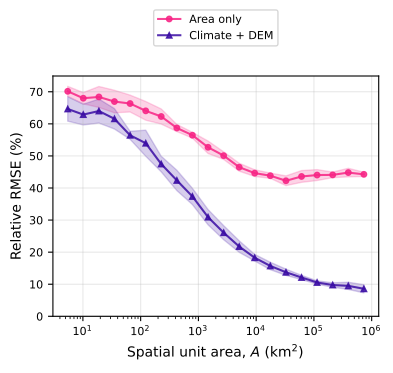

Write the Python code that produced this figure.
"""Plot EVA scale-binned relative RMSE for area-only and ClimateDEM models."""
from __future__ import annotations

import os
from pathlib import Path

import matplotlib
import numpy as np
import pandas as pd
import torch

matplotlib.use("Agg")
import matplotlib.pyplot as plt

from muscari.muscari import MuScaRi
from muscari.utils import add_effort_columns


ROOT = Path(__file__).parents[2]
SBCV_DATASET_ID = "ceacce0"
SBCV_DATA_DIR = ROOT / "data/processed/training_samples/sbcv" / SBCV_DATASET_ID
ARTIFACT_ROOT = ROOT / "scripts/results/benchmark/artifacts"
OUTPUT_DIR = Path(__file__).parent
FIGURE_PATH = OUTPUT_DIR / "figure_4.pdf"
CSV_PATH = OUTPUT_DIR / "figure_4_relative_rmse_by_area.csv"

DEVICE = os.environ.get("MUSCARI_FIGURE4_DEVICE", "cpu")
FOLD_IDS = range(5)
N_AREA_BINS = 20
MIN_AREA_KM2 = 4.0
MAX_AREA_KM2 = 1e6
LOG_AREA_EDGES = np.linspace(
    np.log(MIN_AREA_KM2 * 1e6),
    np.log(MAX_AREA_KM2 * 1e6),
    N_AREA_BINS + 1,
)

MODEL_SPECS = [
    {
        "name": "MuScaRi_Area",
        "label": "Area only",
        "config_hash": "ac733d9bd2f6",
        "color": "#f72585",
        "marker": "o",
    },
    {
        "name": "MuScaRi_ClimateDEM",
        "label": "Climate + DEM",
        "config_hash": "dae0789a3c87",
        "color": "#3a0ca3",
        "marker": "^",
    },
]


def unique_columns(columns: list[str]) -> list[str]:
    return list(dict.fromkeys(columns))


def load_fold_model(run_dir: Path, fold_id: int) -> tuple[MuScaRi, str]:
    checkpoint_path = run_dir / f"fold_{fold_id}.pth"
    if not checkpoint_path.exists():
        raise FileNotFoundError(f"Missing checkpoint: {checkpoint_path}")
    checkpoint = torch.load(checkpoint_path, map_location="cpu", weights_only=False)
    config = checkpoint["config"]
    return MuScaRi.initialize(checkpoint, device=DEVICE), config.effort_transform


def prepare_fold_data(path: Path, feature_names: list[str], effort_transform: str) -> pd.DataFrame:
    if not path.exists():
        raise FileNotFoundError(f"Missing EVA test fold: {path}")
    raw_features = [
        name
        for name in feature_names
        if name not in {"log_sp_unit_area", "log_observed_area"}
    ]
    columns = unique_columns(["sr", "sp_unit_area", "observed_area"] + raw_features)
    df = pd.read_parquet(path, columns=columns)
    df = add_effort_columns(df, effort_transform)
    df = df.replace([np.inf, -np.inf], np.nan)
    required = unique_columns(
        ["sr", "sp_unit_area", "observed_area", "log_sp_unit_area", "log_observed_area"]
        + feature_names
    )
    return df.dropna(subset=required).copy()


def relative_rmse(y_true: np.ndarray, y_pred: np.ndarray) -> tuple[float, float, float]:
    rmse = float(np.sqrt(np.mean((y_pred - y_true) ** 2)))
    mean_sr = float(np.mean(y_true))
    return rmse, mean_sr, 100.0 * rmse / mean_sr


def evaluate_model_bins(spec: dict) -> list[dict]:
    run_dir = ARTIFACT_ROOT / spec["name"] / spec["config_hash"]
    rows = []
    for fold_id in FOLD_IDS:
        model, effort_transform = load_fold_model(run_dir, fold_id)
        fold_path = SBCV_DATA_DIR / f"fold_{fold_id}_test.parquet"
        df = prepare_fold_data(
            fold_path,
            model.feature_names,
            effort_transform=effort_transform,
        )
        df["prediction"] = model.predict_sr(df).reshape(-1)
        df["area_bin"] = pd.cut(
            df["log_sp_unit_area"],
            bins=LOG_AREA_EDGES,
            labels=False,
            include_lowest=True,
        )
        if df["area_bin"].isna().any():
            missing = int(df["area_bin"].isna().sum())
            raise ValueError(f"{missing} rows fell outside the configured area bins.")

        grouped = df.groupby("area_bin", sort=True, observed=False)
        for area_bin, group in grouped:
            y_true = group["sr"].to_numpy(dtype=float)
            y_pred = group["prediction"].to_numpy(dtype=float)
            rmse, mean_sr, rel_rmse_pct = relative_rmse(y_true, y_pred)
            bin_idx = int(area_bin)
            rows.append(
                {
                    "dataset_id": SBCV_DATASET_ID,
                    "model_name": spec["name"],
                    "model_label": spec["label"],
                    "config_hash": spec["config_hash"],
                    "fold": fold_id,
                    "area_bin": bin_idx,
                    "bin_left_km2": float(np.exp(LOG_AREA_EDGES[bin_idx]) / 1e6),
                    "bin_right_km2": float(np.exp(LOG_AREA_EDGES[bin_idx + 1]) / 1e6),
                    "area_center_km2": float(np.exp(group["log_sp_unit_area"].mean()) / 1e6),
                    "n_samples": int(len(group)),
                    "mean_sr": mean_sr,
                    "rmse": rmse,
                    "relative_rmse": rel_rmse_pct / 100.0,
                    "relative_rmse_percent": rel_rmse_pct,
                }
            )
    return rows


def summarize_for_plot(results: pd.DataFrame) -> pd.DataFrame:
    grouped = results.groupby(["model_name", "model_label", "area_bin"], sort=True)
    summary = grouped.agg(
        area_center_km2=("area_center_km2", "mean"),
        relative_rmse_percent_mean=("relative_rmse_percent", "mean"),
        relative_rmse_percent_std=("relative_rmse_percent", "std"),
    )
    return summary.reset_index()


def plot_results(results: pd.DataFrame) -> None:
    summary = summarize_for_plot(results)
    fig, ax = plt.subplots(figsize=(4, 4))

    for spec in MODEL_SPECS:
        data = summary[summary["model_name"] == spec["name"]].sort_values("area_bin")
        y = data["relative_rmse_percent_mean"].to_numpy(dtype=float)
        y_std = data["relative_rmse_percent_std"].to_numpy(dtype=float)
        x = data["area_center_km2"].to_numpy(dtype=float)

        ax.plot(
            x,
            y,
            marker=spec["marker"],
            markersize=4,
            linestyle="-",
            color=spec["color"],
            label=spec["label"],
            alpha=0.85,
        )
        ax.fill_between(
            x,
            np.maximum(y - y_std, 1e-9),
            y + y_std,
            alpha=0.2,
            color=spec["color"],
        )

    ax.set_xscale("log")
    ax.set_ylim(bottom=0)
    ax.set_ylabel("Relative RMSE (%)")
    ax.set_xlabel(r"Spatial unit area, $A$ (km$^2$)")
    ax.legend(frameon=True, fancybox=True, bbox_to_anchor=(0.5, 1.2), loc="center")
    ax.grid(True, alpha=0.3)
    fig.tight_layout()
    fig.savefig(FIGURE_PATH, dpi=300, bbox_inches="tight")


def validate_results(results: pd.DataFrame) -> None:
    expected_rows = len(MODEL_SPECS) * len(list(FOLD_IDS)) * N_AREA_BINS
    if len(results) != expected_rows:
        raise ValueError(f"Expected {expected_rows} result rows, found {len(results)}.")
    if results["relative_rmse_percent"].isna().any():
        raise ValueError("Relative RMSE contains missing values.")
    if (results["n_samples"] <= 0).any():
        raise ValueError("At least one model/fold/area bin has no samples.")


def main() -> None:
    rows = []
    for spec in MODEL_SPECS:
        rows.extend(evaluate_model_bins(spec))

    results = pd.DataFrame(rows)
    validate_results(results)
    results.to_csv(CSV_PATH, index=False)
    plot_results(results)
    print(f"Wrote {CSV_PATH}")
    print(f"Wrote {FIGURE_PATH}")


if __name__ == "__main__":
    main()
